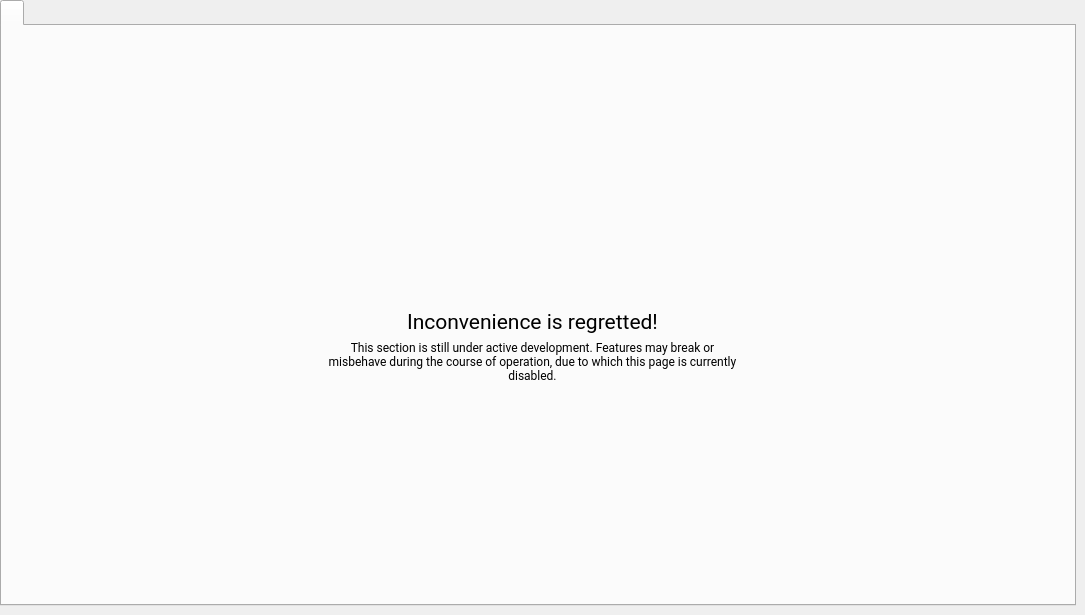
    <widget class="QWidget" name="tab_6">
     <attribute name="title">
      <string>Statistics</string>
     </attribute>
     <widget class="QTabWidget" name="tabWidget_9">
      <property name="geometry">
       <rect>
        <x>0</x>
        <y>0</y>
        <width>1076</width>
        <height>606</height>
       </rect>
      </property>
      <property name="currentIndex">
       <number>0</number>
      </property>
      <property name="iconSize">
       <size>
        <width>20</width>
        <height>20</height>
       </size>
      </property>
      <widget class="QWidget" name="tab_13">
       <attribute name="icon">
        <iconset resource="icons.qrc">
         <normaloff>:/icons/active_svg/stats.svg</normaloff>:/icons/active_svg/stats.svg</iconset>
       </attribute>
       <attribute name="title">
        <string/>
       </attribute>
       <widget class="QLabel" name="label_14">
        <property name="geometry">
         <rect>
          <x>320</x>
          <y>310</y>
          <width>421</width>
          <height>51</height>
         </rect>
        </property>
        <property name="font">
         <font>
          <family>Roboto</family>
          <weight>50</weight>
          <italic>false</italic>
          <bold>false</bold>
         </font>
        </property>
        <property name="styleSheet">
         <string notr="true"/>
        </property>
        <property name="text">
         <string>This section is still under active development. Features may break or misbehave during the course of operation, due to which this page is currently disabled.</string>
        </property>
        <property name="alignment">
         <set>Qt::AlignCenter</set>
        </property>
        <property name="wordWrap">
         <bool>true</bool>
        </property>
       </widget>
       <widget class="QPushButton" name="pushButton_2">
        <property name="enabled">
         <bool>false</bool>
        </property>
        <property name="geometry">
         <rect>
          <x>470</x>
          <y>150</y>
          <width>120</width>
          <height>120</height>
         </rect>
        </property>
        <property name="text">
         <string/>
        </property>
        <property name="icon">
         <iconset resource="icons.qrc">
          <normaloff>:/icons/active_svg/clock.svg</normaloff>:/icons/active_svg/clock.svg</iconset>
        </property>
        <property name="iconSize">
         <size>
          <width>200</width>
          <height>200</height>
         </size>
        </property>
        <property name="flat">
         <bool>true</bool>
        </property>
       </widget>
       <widget class="QLabel" name="label_180">
        <property name="geometry">
         <rect>
          <x>320</x>
          <y>280</y>
          <width>421</width>
          <height>31</height>
         </rect>
        </property>
        <property name="font">
         <font>
          <family>Roboto</family>
          <pointsize>16</pointsize>
         </font>
        </property>
        <property name="text">
         <string>Inconvenience is regretted!</string>
        </property>
        <property name="alignment">
         <set>Qt::AlignCenter</set>
        </property>
       </widget>
      </widget>
     </widget>
    </widget>
